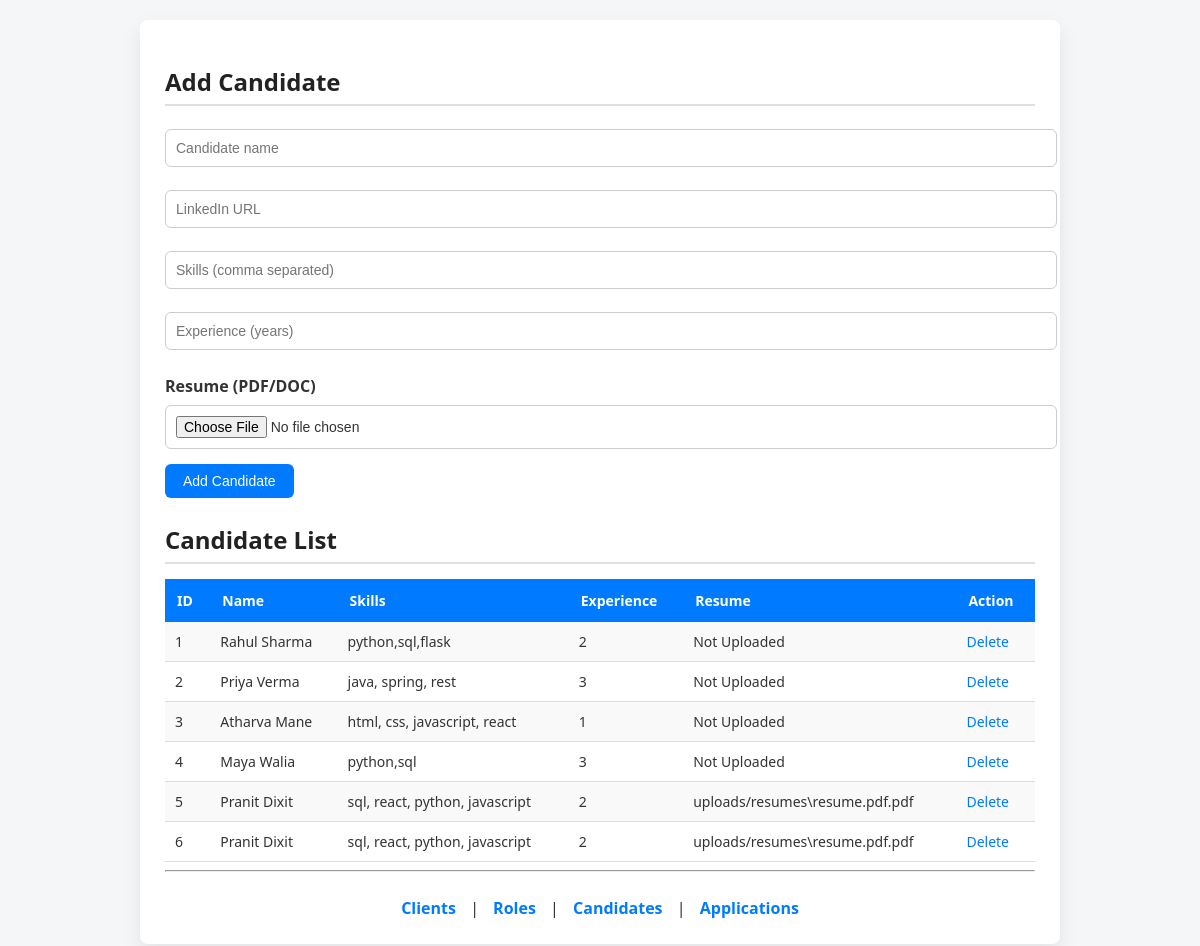
/candidates, run on an earlier commit of the app's database.
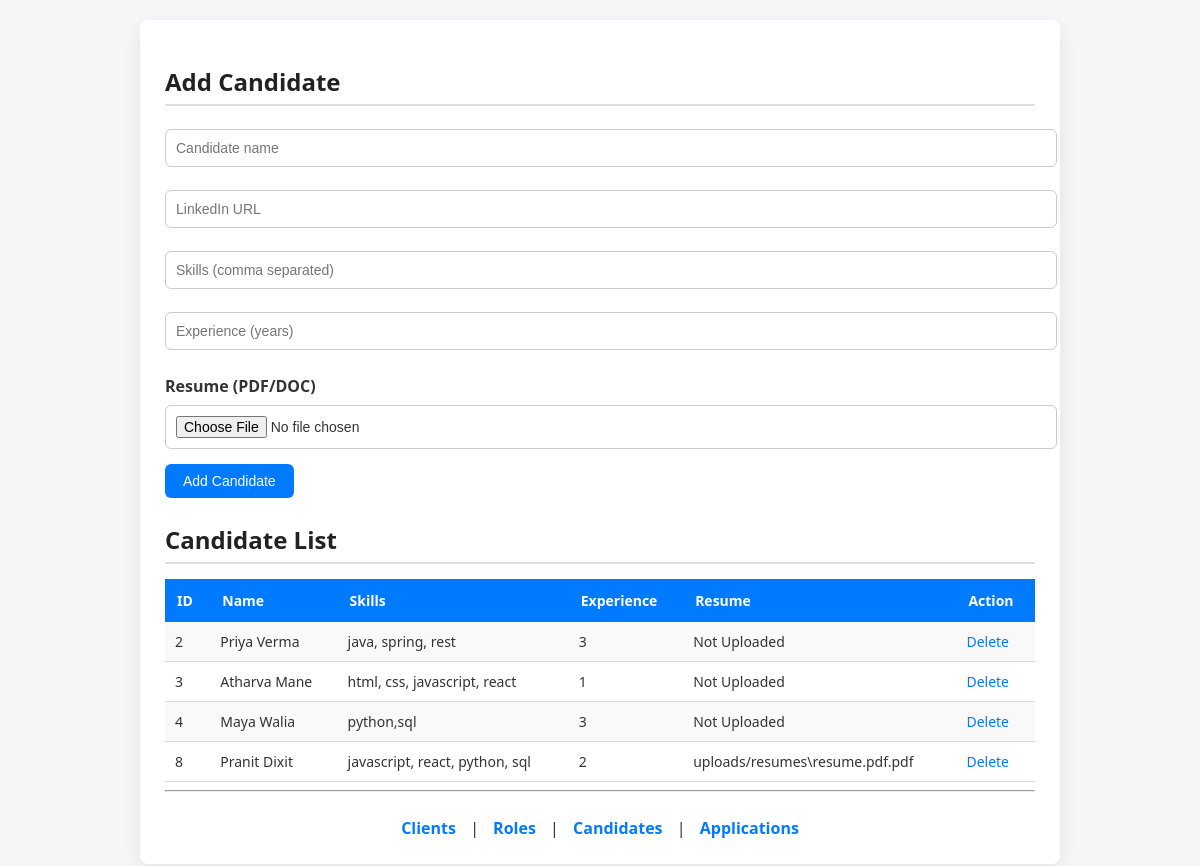
And on a later commit of the database.
### tables this page shows
CREATE TABLE Candidate (
    candidate_id INTEGER PRIMARY KEY AUTOINCREMENT,
    name TEXT,
    linkedin_url TEXT,
    skills TEXT,
    experience_years INTEGER
, resume_file_path TEXT);

### app.py (the view, shortened to what this page needs)
@app.route("/candidates", methods=["GET", "POST"])
def candidates():
    db = get_db()
    cur = db.cursor()
    candidates = cur.execute("SELECT * FROM Candidate").fetchall()
    db.close()
    return render_template("candidates.html", candidates=candidates)

### app.py (called while the page is built)
def get_db():
    return sqlite3.connect("database.db")

### templates/candidates.html (shortened to what this page needs)
<!doctype html>
<html>
  <head>
    <link
      rel="stylesheet"
      href="{{ url_for('static', filename='style.css') }}"
    />
  </head>
  <body>
    <div class="container">
      <h2>Add Candidate</h2>
      <form method="post" enctype="multipart/form-data">
        <input type="text" name="name" placeholder="Candidate name" required />
        <input type="text" name="linkedin_url" placeholder="LinkedIn URL" />
        <input
          type="text"
          name="skills"
          placeholder="Skills (comma separated)"
        />
        <input
          type="number"
          name="experience_years"
          placeholder="Experience (years)"
        />
        <label>Resume (PDF/DOC)</label>
        <input type="file" name="resume" accept=".pdf,.doc,.docx" />
        <button>Add Candidate</button>
      </form>
      <h2>Candidate List</h2>
      <table>
        <tr>
          <th>ID</th>
          <th>Name</th>
          <th>Skills</th>
          <th>Experience</th>
          <th>Resume</th>
          <th>Action</th>
        </tr>
        {% for c in candidates %}
        <tr>
          <td>{{ c[0] }}</td>
          <td>{{ c[1] }}</td>
          <td>{{ c[3] }}</td>
          <td>{{ c[4] }}</td>
          <td>{% if c[5] %} {{ c[5] }} {% else %} Not Uploaded {% endif %}</td>
          <td>
            <a
              href="/delete_candidate/{{ c[0] }}"
              onclick="
                return confirm(
                  'Are you sure you want to delete this candidate?',
                );
              "
              >Delete
            </a>
          </td>
        </tr>
        {% endfor %}
      </table>
      <hr />
      <div class="nav">
        <a href="/clients">Clients</a> | <a href="/roles">Roles</a> |
        <a href="/candidates">Candidates</a> |
        <a href="/applications">Applications</a>
      </div>
    </div>
  </body>
</html>

### static/style.css (style rules this page uses)
body { font-family: "Segoe UI", Arial, sans-serif; background-color: #f4f6f8; margin: 0; padding: 20px; color: #333; }
h2 { color: #222; margin-bottom: 15px; border-bottom: 2px solid #e0e0e0; padding-bottom: 6px; }
.container { background: #ffffff; padding: 25px; border-radius: 8px; width: 75%; margin: auto; box-shadow: 0 8px 20px rgba(0, 0, 0, 0.08); }
form { margin-bottom: 25px; }
label { font-weight: 600; margin-top: 10px; display: block; }
input, textarea, select { padding: 10px; width: 100%; margin: 8px 0 15px 0; border: 1px solid #ccc; border-radius: 6px; font-size: 14px; }
button { background-color: #007bff; color: white; padding: 9px 18px; border: none; border-radius: 6px; font-size: 14px; cursor: pointer; transition: background-color 0.2s ease, transform 0.1s ease; }
table { width: 100%; border-collapse: collapse; margin-top: 10px; font-size: 14px; }
table th { background-color: #007bff; color: white; padding: 12px; text-align: left; }
table td { padding: 10px; border-bottom: 1px solid #ddd; }
table tr:nth-child(even) { background-color: #f9f9f9; }
a { color: #007bff; text-decoration: none; font-weight: 500; }
.nav { margin-top: 25px; text-align: center; }
.nav a { margin: 0 10px; font-weight: 600; }

What changed in the data, as far as the page shows it:
removed Candidate: candidate_id "1", name "Rahul Sharma", skills "python,sql,flask", experience_years "2", shows "Not Uploaded"
removed Candidate: candidate_id "5", name "Pranit Dixit", skills "sql, react, python, javascript", experience_years "2", resume_file_path "uploads/resumes\\resume.pdf.pdf"
removed Candidate: candidate_id "6", name "Pranit Dixit", skills "sql, react, python, javascript", experience_years "2", resume_file_path "uploads/resumes\\resume.pdf.pdf"
added Candidate: candidate_id "8", name "Pranit Dixit", skills "javascript, react, python, sql", experience_years "2", resume_file_path "uploads/resumes\\resume.pdf.pdf"
